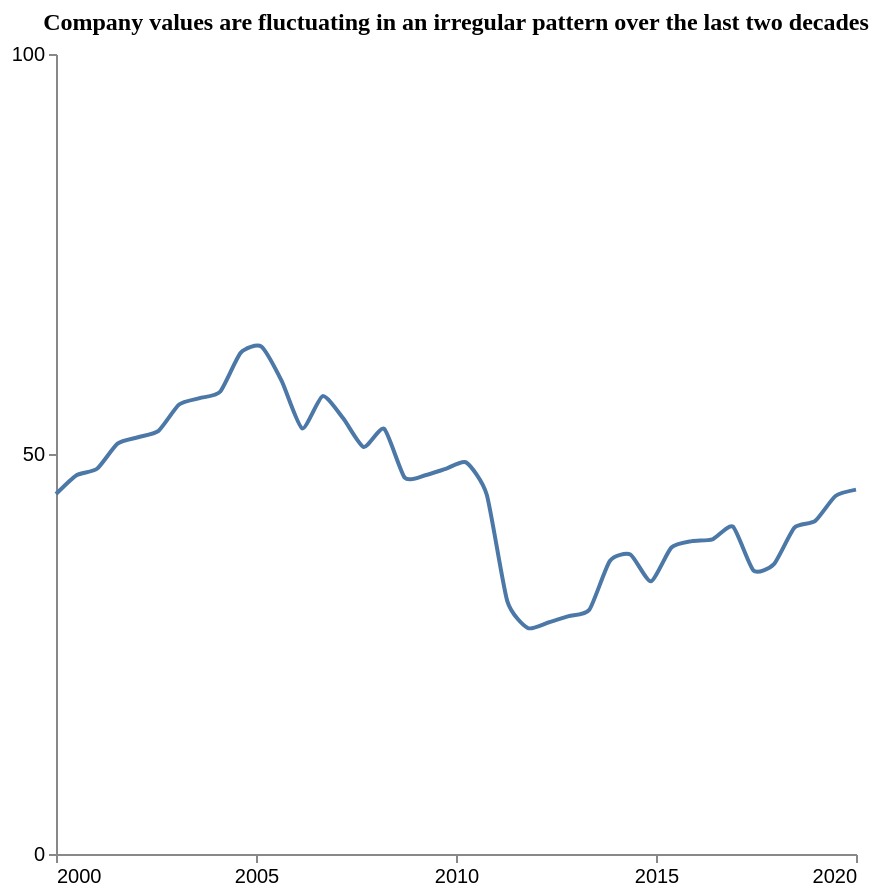

Specify this chart in Vega-Lite:
### Vega-Lite specification from a JSON file in a GitHub repository (floating-point values rounded to 4 significant figures)
{"$schema": "https://vega.github.io/schema/vega-lite/v5.json", "description": "Pattern: Irregular", "data": {"values": [{"X": 2000.0, "Y": 45.0}, {"X": 2001.0, "Y": 47.35}, {"X": 2001.0, "Y": 48.15}, {"X": 2002.0, "Y": 51.3}, {"X": 2002.0, "Y": 52.1}, {"X": 2003.0, "Y": 52.9}, {"X": 2003.0, "Y": 56.18}, {"X": 2004.0, "Y": 56.98}, {"X": 2004.0, "Y": 57.78}, {"X": 2005.0, "Y": 62.65}, {"X": 2005.0, "Y": 63.45}, {"X": 2006.0, "Y": 59.13}, {"X": 2006.0, "Y": 53.21}, {"X": 2007.0, "Y": 57.24}, {"X": 2007.0, "Y": 54.47}, {"X": 2008.0, "Y": 50.87}, {"X": 2008.0, "Y": 53.14}, {"X": 2009.0, "Y": 47.05}, {"X": 2009.0, "Y": 47.34}, {"X": 2010.0, "Y": 48.14}, {"X": 2010.0, "Y": 48.94}, {"X": 2011.0, "Y": 44.9}, {"X": 2011.0, "Y": 31.61}, {"X": 2012.0, "Y": 28.25}, {"X": 2012.0, "Y": 28.93}, {"X": 2013.0, "Y": 29.73}, {"X": 2013.0, "Y": 30.53}, {"X": 2014.0, "Y": 36.63}, {"X": 2014.0, "Y": 37.43}, {"X": 2015.0, "Y": 34.08}, {"X": 2015.0, "Y": 38.31}, {"X": 2016.0, "Y": 39.11}, {"X": 2016.0, "Y": 39.34}, {"X": 2017.0, "Y": 40.91}, {"X": 2017.0, "Y": 35.44}, {"X": 2018.0, "Y": 36.24}, {"X": 2018.0, "Y": 40.8}, {"X": 2019.0, "Y": 41.6}, {"X": 2019.0, "Y": 44.75}, {"X": 2020.0, "Y": 45.55}]}, "mark": {"type": "line", "interpolate": "cardinal", "tension": 0.4}, "encoding": {"x": {"field": "X", "type": "quantitative", "title": "", "axis": {"grid": false, "format": "d", "values": [2000, 2005, 2010, 2015, 2020], "tickSize": 4}, "scale": {"domain": [2000, 2020]}}, "y": {"field": "Y", "type": "quantitative", "title": "", "axis": {"grid": false, "format": "d", "values": [0, 50, 100], "tickSize": 4, "tickOpacity": 1}, "scale": {"domain": [0, 100]}}}, "title": {"text": "Company values are fluctuating in an irregular pattern over the last two decades", "anchor": "middle", "font": "Tahoma", "fontSize": 12}, "config": {"lineBreak": "^", "view": {"stroke": null}}, "height": 400, "width": 400, "autosize": "pad"}
